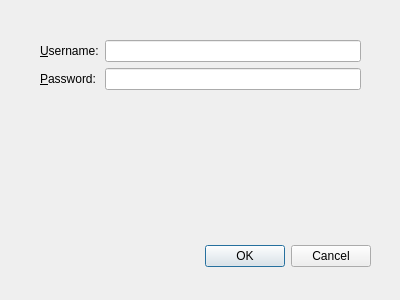
<?xml version="1.0" encoding="UTF-8"?>
<ui version="4.0">
 <class>Dialog</class>
 <widget class="QDialog" name="Dialog">
  <property name="geometry">
   <rect>
    <x>0</x>
    <y>0</y>
    <width>400</width>
    <height>300</height>
   </rect>
  </property>
  <property name="windowTitle">
   <string>Login</string>
  </property>
  <widget class="QDialogButtonBox" name="buttonBox">
   <property name="geometry">
    <rect>
     <x>30</x>
     <y>240</y>
     <width>341</width>
     <height>32</height>
    </rect>
   </property>
   <property name="orientation">
    <enum>Qt::Horizontal</enum>
   </property>
   <property name="standardButtons">
    <set>QDialogButtonBox::Cancel|QDialogButtonBox::Ok</set>
   </property>
  </widget>
  <widget class="QWidget" name="formLayoutWidget">
   <property name="geometry">
    <rect>
     <x>40</x>
     <y>40</y>
     <width>321</width>
     <height>101</height>
    </rect>
   </property>
   <layout class="QFormLayout" name="formLayout">
    <item row="0" column="1">
     <widget class="QLineEdit" name="txtUsername"/>
    </item>
    <item row="0" column="0">
     <widget class="QLabel" name="lblUsername">
      <property name="text">
       <string>&amp;Username:</string>
      </property>
      <property name="buddy">
       <cstring>txtUsername</cstring>
      </property>
     </widget>
    </item>
    <item row="1" column="0">
     <widget class="QLabel" name="lblPassword">
      <property name="text">
       <string>&amp;Password:</string>
      </property>
      <property name="buddy">
       <cstring>txtPassword</cstring>
      </property>
     </widget>
    </item>
    <item row="1" column="1">
     <widget class="QLineEdit" name="txtPassword">
      <property name="echoMode">
       <enum>QLineEdit::Password</enum>
      </property>
     </widget>
    </item>
   </layout>
  </widget>
 </widget>
 <resources/>
 <connections>
  <connection>
   <sender>buttonBox</sender>
   <signal>accepted()</signal>
   <receiver>Dialog</receiver>
   <slot>accept()</slot>
   <hints>
    <hint type="sourcelabel">
     <x>248</x>
     <y>254</y>
    </hint>
    <hint type="destinationlabel">
     <x>157</x>
     <y>274</y>
    </hint>
   </hints>
  </connection>
  <connection>
   <sender>buttonBox</sender>
   <signal>rejected()</signal>
   <receiver>Dialog</receiver>
   <slot>reject()</slot>
   <hints>
    <hint type="sourcelabel">
     <x>316</x>
     <y>260</y>
    </hint>
    <hint type="destinationlabel">
     <x>286</x>
     <y>274</y>
    </hint>
   </hints>
  </connection>
 </connections>
</ui>
